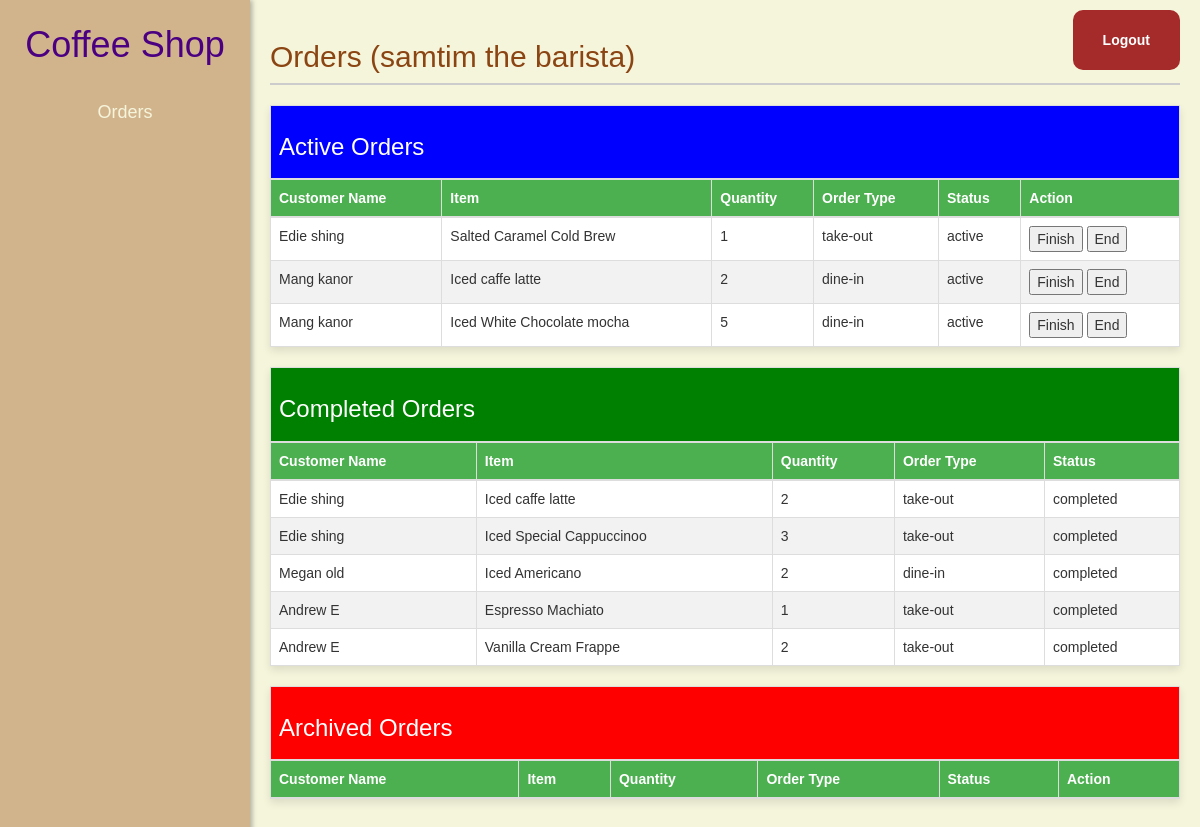
/Dashboard/Orders.php (signed in), run on the app's committed database.
### tables this page shows
CREATE TABLE `tblorderitem` (
  `orderitem_id` int(11) NOT NULL,
  `quantity` int(11) DEFAULT NULL,
  `status` enum('active','completed','ended') NOT NULL,
  `orderid` int(11) DEFAULT NULL,
  `productid` int(11) DEFAULT NULL
);

CREATE TABLE `tblcustomers` (
  `customerid` int(11) NOT NULL,
  `customername` varchar(255) NOT NULL,
  `contactnumber` varchar(13) DEFAULT NULL,
  `email` varchar(255) DEFAULT NULL,
  `address` varchar(255) DEFAULT NULL
);

CREATE TABLE `tblproducts` (
  `product_id` int(11) NOT NULL,
  `product_name` varchar(255) NOT NULL,
  `product_description` text DEFAULT NULL,
  `price` decimal(10,2) NOT NULL,
  `image` varchar(255) DEFAULT NULL,
  `status` varchar(20) DEFAULT NULL,
  `category` varchar(50) DEFAULT NULL
);

CREATE TABLE `tblorders` (
  `order_id` int(11) NOT NULL,
  `order_type` varchar(255) NOT NULL,
  `order_datetime` datetime NOT NULL,
  `customer_id` int(11) NOT NULL
);

### public/Dashboard/Orders.php (the view, shortened to what this page needs)
<?php
$servername = "127.0.0.1";
$user = "root";
$pass = "";
$dbname = "dbcoffee_shop";
$conn = new mysqli($servername, $user, $pass, $dbname);
?>
<!DOCTYPE html>
<html lang="en">
<head>
    <link rel="stylesheet" href="https://maxcdn.bootstrapcdn.com/font-awesome/4.7.0/css/font-awesome.min.css">
    <link rel="stylesheet" href="https://maxcdn.bootstrapcdn.com/bootstrap/3.3.7/css/bootstrap.min.css">
    <link rel="stylesheet" href="dashboard.css" />
</head>
<body>
    <div class="dashboard">
        <div class="sidebar">
            <h1>Coffee Shop</h1>
            <?php if ($_SESSION['position'] == "barista") : ?>
                <ul>
                    <li><a href="Orders.php">Orders</a></li>
                </ul>
            <?php endif; ?>
        </div>
        <div class="top-right">
            <a href="logout.php" class="login-button">Logout</a>
        </div>
        <div class="content">
            <h2>Orders
                <?php echo " (" . $_SESSION['username'] . " the " . $_SESSION['position'] . ") " ?>
            </h2>
            <div>
                <form method="post" action="<?php echo $_SERVER['PHP_SELF']; ?>">
                    <table class="table table-bordered" id="ordersTable" width="100%" cellspacing="0">
                        <thead>
                            <tr>
                                <th colspan="6" style="background-color: blue;">
                                    <h3>Active Orders</h3>
                                </th>
                            </tr>
                            <tr>
                                <th>Customer Name</th>
                                <th>Item</th>
                                <th>Quantity</th>
                                <th>Order Type</th>
                                <th>Status</th>
                                <th>Action</th>
                            </tr>
                        </thead>
                        <tbody>
                            <?php
                            $sql_ordersActive = "SELECT
                            oi.orderitem_id,
                            c.customername,
                            p.product_name,
                            oi.quantity AS total_quantity,
                            o.order_type,
                            oi.status AS order_status
                        FROM
                            tblorderitem oi
                        JOIN
                            tblorders o ON oi.orderid = o.order_id
                        JOIN
                            tblproducts p ON oi.productid = p.product_id
                        JOIN
                            tblcustomers c ON o.customer_id = c.customerid
                        WHERE
                            oi.status = 'active'
                        GROUP BY
                            c.customerid, c.customername, p.product_name, o.order_type, oi.status";
                            $result_ordersActive = $conn->query($sql_ordersActive);
                            while ($row = $result_ordersActive->fetch_assoc()) : ?>
                                <tr>
                                    <td>
                                        <?php echo $row['customername']; ?>
                                    </td>
                                    <td>
                                        <?php echo $row['product_name']; ?>
                                    </td>
                                    <td>
                                        <?php echo $row['total_quantity']; ?>
                                    </td>
                                    <td>
                                        <?php echo $row['order_type']; ?>
                                    </td>
                                    <td>
                                        <?php echo $row['order_status']; ?>
                                    </td>
                                    <td>
                                        <button type="submit" name="finish_order" value="<?php echo $row['orderitem_id']; ?>">Finish</button>
                                        <button type="submit" name="ended_order" value="<?php echo $row['orderitem_id']; ?>">End</button>
                                    </td>
                                </tr>
                            <?php endwhile; ?>
                        </tbody>
                    </table>
                </form>
            </div>
            <div>
                <form method="post" action="<?php echo $_SERVER['PHP_SELF']; ?>">
                    <table class="table table-bordered" id="ordersTable" width="100%" cellspacing="0">
                        <thead>
                            <tr>
                                <th colspan="5" style="background-color: green;">
                                    <h3>Completed Orders</h3>
                                </th>
                            </tr>
                            <tr>
                                <th>Customer Name</th>
                                <th>Item</th>
                                <th>Quantity</th>
                                <th>Order Type</th>
                                <th>Status</th>
                            </tr>
                        </thead>
                        <tbody>
                            <?php
                            $sql_ordersComplete = "SELECT
                            oi.orderitem_id,
                            c.customername,
                            p.product_name,
                            oi.quantity AS total_quantity,
                            o.order_type,
                            oi.status AS order_status
                        FROM
                            tblorderitem oi
                        JOIN
                            tblorders o ON oi.orderid = o.order_id
                        JOIN
                            tblproducts p ON oi.productid = p.product_id
                        JOIN
                            tblcustomers c ON o.customer_id = c.customerid
                        WHERE
                            oi.status = 'completed'
                        GROUP BY
                            c.customerid, c.customername, p.product_name, o.order_type, oi.status
                            ";
                            $result_ordersComplete = $conn->query($sql_ordersComplete);
                            while ($row = $result_ordersComplete->fetch_assoc()) : ?>
                                <tr>
                                    <td>
                                        <?php echo $row['customername']; ?>
                                    </td>
                                    <td>
                                        <?php echo $row['product_name']; ?>
                                    </td>
                                    <td>
                                        <?php echo $row['total_quantity']; ?>
                                    </td>
                                    <td>
                                        <?php echo $row['order_type']; ?>
                                    </td>
                                    <td>
                                        <?php echo $row['order_status']; ?>
                                    </td>
                                </tr>
                            <?php endwhile; ?>
                        </tbody>
                    </table>
                </form>
            </div>
            <div>
                <form method="post" action="<?php echo $_SERVER['PHP_SELF']; ?>">
                    <table class="table table-bordered" id="ordersTable" width="100%" cellspacing="0">
                        <thead>
                            <tr>
                                <th colspan="6" style="background-color: red;">
                                    <h3>Archived Orders</h3>
                                </th>
                            </tr>
                            <tr>
                                <th>Customer Name</th>
                                <th>Item</th>
                                <th>Quantity</th>
                                <th>Order Type</th>
                                <th>Status</th>
                                <th>Action</th>
                            </tr>
                        </thead>
                    </table>
                </form>
            </div>
            <br><br>
        </div>
    </div>
</body>
</html>

### public/Dashboard/dashboard.css (style rules this page uses)
:root { --primary-color: #8B4513; --secondary-color: #D2B48C; --background-color: #F5F5DC; --text-color: #4B0082; --button-color: #A52A2A; }
body, html { margin: 0; padding: 0; font-family: Arial, sans-serif; height: 100%; background-color: var(--background-color); }
.dashboard { display: flex; height: 100%; }
.sidebar { width: 250px; background-color: var(--secondary-color); color: var(--text-color); padding: 5px 0; box-shadow: 2px 0 5px rgba(0, 0, 0, 0.3); position: fixed; height: 100%; top: 0; left: 0; overflow-y: auto; }
.sidebar h1 { text-align: center; margin-bottom: 20px; }
.sidebar ul { list-style-type: none; text-align: center; padding: 0; }
.sidebar ul li { margin: 0; }
.sidebar ul li a { display: flex; justify-content: center; align-items: center; padding: 15px; color: #F5F5DC; text-decoration: none; font-size: 18px; transition: 0.3s; }
.content { background-color: var(--background-color); margin-left: 250px; padding: 20px; width: calc(100% - 250px); }
.content h2 { color: var(--primary-color); border-bottom: 2px solid #ccc; padding-bottom: 10px; }
.top-right { position: absolute; top: 10px; right: 10px; }
.login-button { background-color: var(--button-color); color: white; padding: 20px 30px; margin-right: 10px; text-decoration: none; border-radius: 10px; font-weight: bold; transition: background-color 0.3s; display: inline-block; }

### public/Dashboard/Orders.php (style rules this page uses)
body { font-family: Arial, sans-serif; background-color: #F5F5DC; }
table { margin: 20px auto; border-collapse: collapse; box-shadow: 0 4px 8px rgba(0, 0, 0, 0.1); background-color: #fff; color: #333; }
th, td { border: 1px solid #ddd; padding: 15px; text-align: left; }
th { background-color: #4caf50; color: #fff; }
tr:nth-child(even) { background-color: #f2f2f2; }

### data on the page
tblorderitem: tblcustomers.customername "Edie shing", productid.product_name "Salted Caramel Cold Brew", quantity "1", orderid.order_type "take-out", status "active", $row['orderitem_id'] 2 (drawn)
tblorderitem: tblcustomers.customername "Mang kanor", productid.product_name "Iced caffe latte", quantity "2", orderid.order_type "dine-in", status "active", $row['orderitem_id'] 5 (drawn)
tblorderitem: tblcustomers.customername "Mang kanor", productid.product_name "Iced White Chocolate mocha", quantity "5", orderid.order_type "dine-in", status "active", $row['orderitem_id'] 4 (drawn)
tblorderitem: tblcustomers.customername "Edie shing", productid.product_name "Iced caffe latte", quantity "2", orderid.order_type "take-out", status "completed"
tblorderitem: tblcustomers.customername "Edie shing", productid.product_name "Iced Special Cappuccinoo", quantity "3", orderid.order_type "take-out", status "completed"
tblorderitem: tblcustomers.customername "Megan old", productid.product_name "Iced Americano", quantity "2", orderid.order_type "dine-in", status "completed"
tblorderitem: tblcustomers.customername "Andrew E", productid.product_name "Espresso Machiato", quantity "1", orderid.order_type "take-out", status "completed"
tblorderitem: tblcustomers.customername "Andrew E", productid.product_name "Vanilla Cream Frappe", quantity "2", orderid.order_type "take-out", status "completed"

### other printed values
$_SESSION['username'] "samtim"
$_SESSION['position'] "barista"
